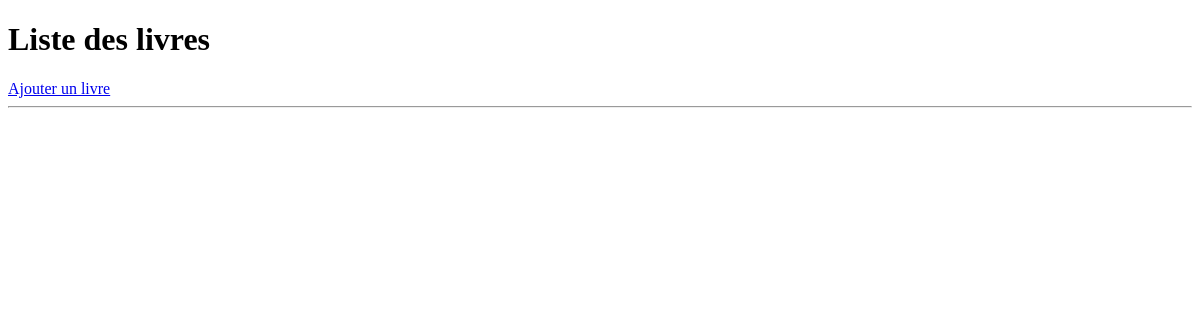
Before: /bibliotheque/ with the older database file.
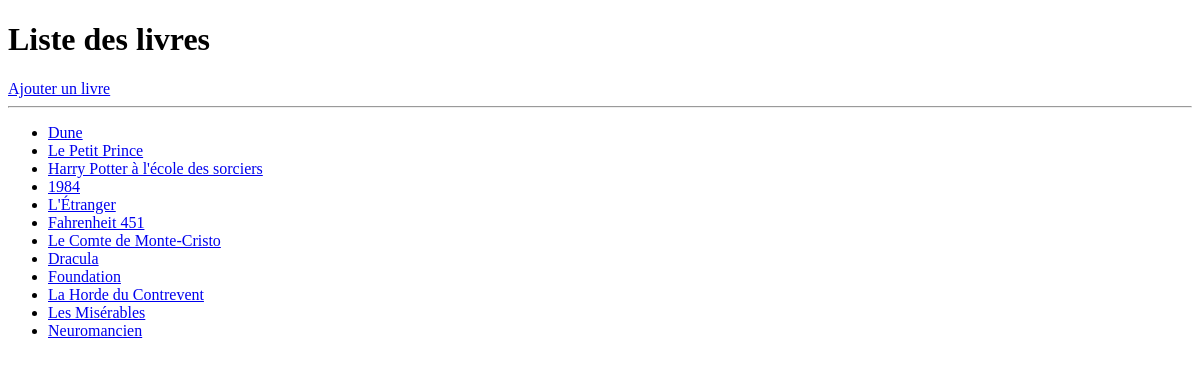
After: the same page with the newer database file.
### bibliotheque/models.py (models this page shows, shortened)
class Livre(models.Model): #déclare la classe Livre héritant de la classe Model, classe de base des modèles
    titre = models.CharField(max_length=100) # défini un champs de type texte de 100 caractères maximum
    auteur = models.CharField(max_length = 100)
    date_parution = models.DateField(blank=True, null = True) # champs de type date, pouvant être null ou ne pas être rempli
    nombre_pages = models.IntegerField(blank=False) # champs de type entier devant être obligatoirement rempli
    resume = models.TextField(null = True, blank = True) # champs de type text long

### bibliotheque/views.py (the view)
# urls.py: path('', views.index),
def index(request):
    liste = list(models.Livre.objects.all())
    return render(request, 'bibliotheque/index.html', {
        'liste': liste
    })

### bibliotheque/templates/bibliotheque/index.html (shortened to what this page needs)
<!DOCTYPE html>
<html lang="fr">
<head>
</head>
<body>
<h1>Liste des livres</h1>
<a href="/bibliotheque/ajout/">
    Ajouter un livre
</a>
<hr>
<ul>
    {% for livre in liste %}
        <li>
            <a href="/bibliotheque/affiche/{{ livre.id }}/">
                {{ livre.titre }}
            </a>
        </li>
    {% endfor %}
</ul>
</body>
</html>

Changed rows visible on the page:
added Livre: titre "Dune"
added Livre: titre "Le Petit Prince"
added Livre: titre "Harry Potter à l'école des sorciers"
added Livre: titre "1984"
added Livre: titre "L'Étranger"
added Livre: titre "Fahrenheit 451"
added Livre: titre "Le Comte de Monte-Cristo"
added Livre: titre "Dracula"
added Livre: titre "Foundation"
added Livre: titre "La Horde du Contrevent"
added Livre: titre "Les Misérables"
added Livre: titre "Neuromancien"
